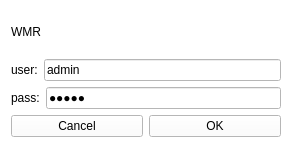
<?xml version="1.0" encoding="UTF-8"?>
<ui version="4.0">
 <class>LoginForm</class>
 <widget class="QWidget" name="LoginForm">
  <property name="geometry">
   <rect>
    <x>0</x>
    <y>0</y>
    <width>292</width>
    <height>148</height>
   </rect>
  </property>
  <property name="windowTitle">
   <string>Form</string>
  </property>
  <property name="styleSheet">
   <string notr="true">background-color: rgb(255, 255, 255);</string>
  </property>
  <layout class="QVBoxLayout" name="verticalLayout_2">
   <item>
    <layout class="QVBoxLayout" name="verticalLayout">
     <item>
      <widget class="QLabel" name="label">
       <property name="text">
        <string>WMR</string>
       </property>
      </widget>
     </item>
     <item>
      <layout class="QHBoxLayout" name="horizontalLayout">
       <item>
        <widget class="QLabel" name="label_2">
         <property name="text">
          <string>user:</string>
         </property>
        </widget>
       </item>
       <item>
        <widget class="QLineEdit" name="username_lineEdit">
         <property name="text">
          <string>admin</string>
         </property>
        </widget>
       </item>
      </layout>
     </item>
     <item>
      <layout class="QHBoxLayout" name="horizontalLayout_2">
       <item>
        <widget class="QLabel" name="label_3">
         <property name="text">
          <string>pass:</string>
         </property>
        </widget>
       </item>
       <item>
        <widget class="QLineEdit" name="password_lineEdit">
         <property name="text">
          <string>admin</string>
         </property>
         <property name="echoMode">
          <enum>QLineEdit::PasswordEchoOnEdit</enum>
         </property>
        </widget>
       </item>
      </layout>
     </item>
     <item>
      <layout class="QHBoxLayout" name="horizontalLayout_3">
       <item>
        <widget class="QPushButton" name="cancel_pushButton">
         <property name="text">
          <string>Cancel</string>
         </property>
        </widget>
       </item>
       <item>
        <widget class="QPushButton" name="login_pushButton">
         <property name="text">
          <string>OK</string>
         </property>
        </widget>
       </item>
      </layout>
     </item>
    </layout>
   </item>
  </layout>
 </widget>
 <resources/>
 <connections/>
</ui>
